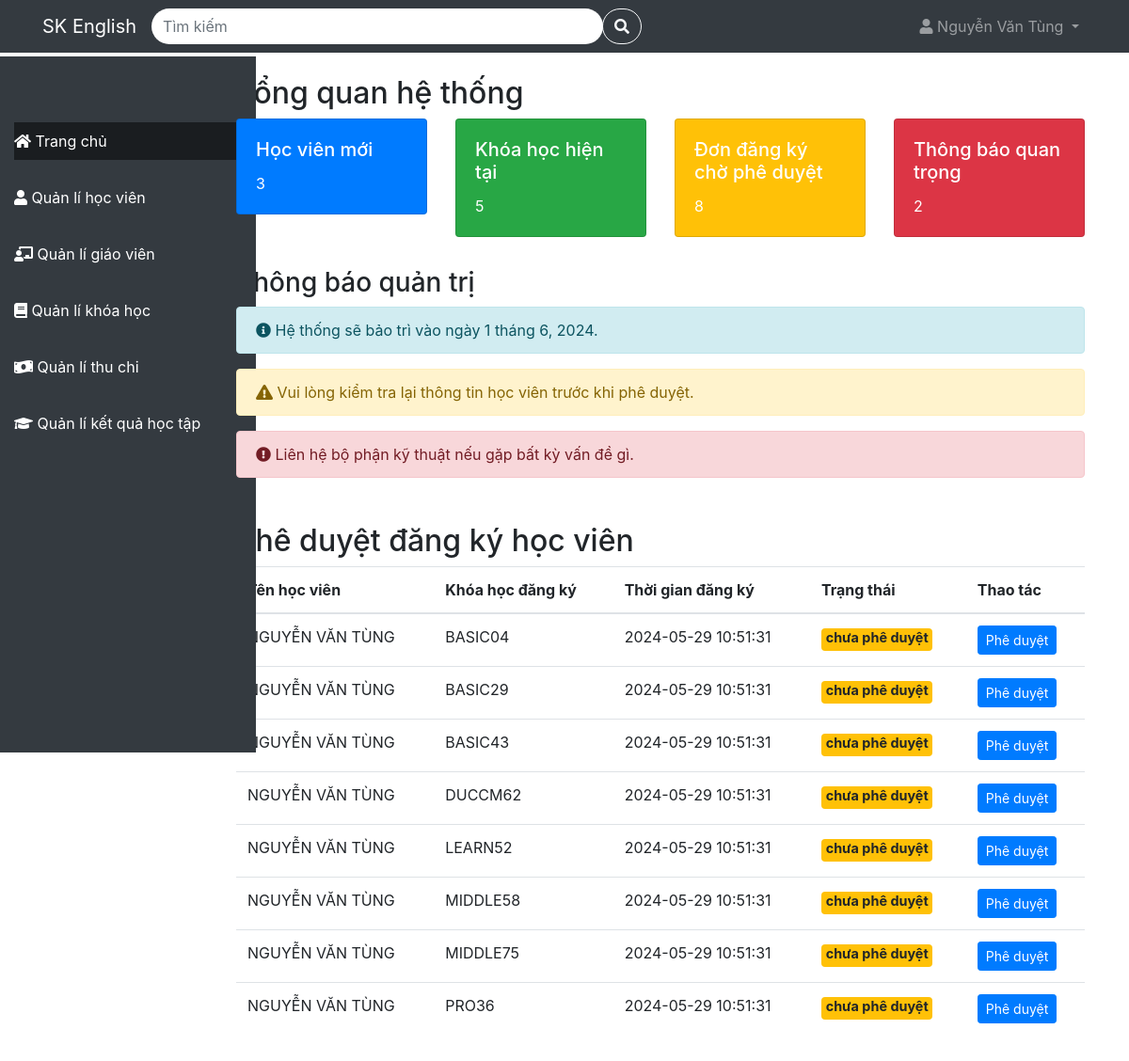
Page /QuanLiTrungTamTA/home (signed in) on the earlier database version.
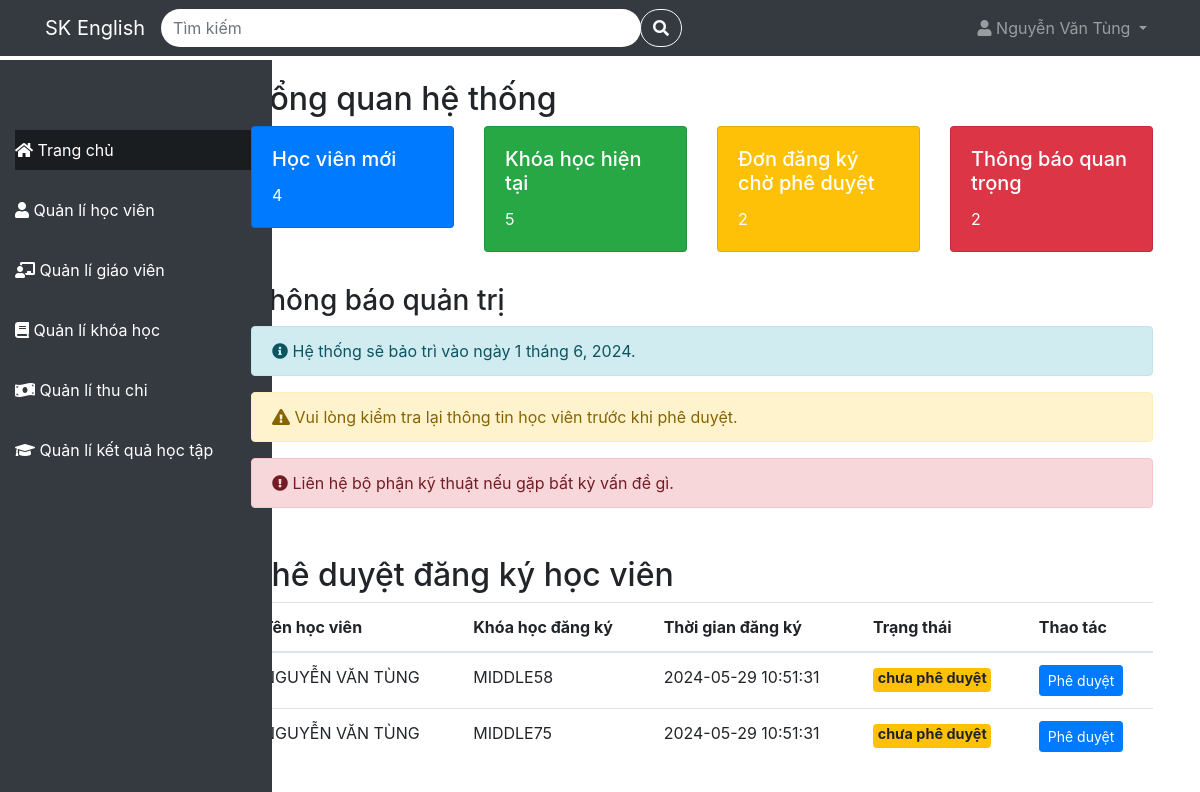
Same page on the later database version.
### tables this page shows
CREATE TABLE `webregistrations` (
  `STT` int(11) NOT NULL,
  `name` varchar(100) NOT NULL,
  `address` varchar(100) NOT NULL,
  `phone` varchar(10) NOT NULL,
  `email` varchar(100) NOT NULL,
  `schedule_id` varchar(32) NOT NULL,
  `time` timestamp NOT NULL DEFAULT current_timestamp() ON UPDATE current_timestamp()
);

### app/Controller/HomeController.php (called while the page is built)
<?php
class HomeController {
    protected $config = [
        'host' => 'localhost',
        'dbname' => 'quanlytrungtamta',
        'user' => 'root',
        'password' => ''
    ];
    protected $db;
    public function __construct(){
        $this->db = new Database($this->config);
    }
    public function index() {
        $listWebRegistration = $this->db->table('webregistrations')->get();
        if(isset($listWebRegistration)){
            $countWebRegistration = count($listWebRegistration);
        }else{
            $countWebRegistration = 0;
        }
        $listCourse = $this->db->table('course')->get();
        if(isset($listCourse)){
            $countCourse = count($listCourse);
        }else{
            $countCourse = 0;
        }
        $listStudent = $this->db->table('students')->get();
        if(isset($listStudent)){
            $countStudent = count($listStudent);
        }else{
            $countStudent = 0;
        }
        include('./app/View/Home/home.php');
    }
}
?>

### index.php (called while the page is built, shortened)
<?php
include './app/Model/Model.php';
include './app/Route/Route.php';
include './app/Controller/HomeController.php';
$route = new Route();
$route->get('/', 'LandingController@index');
$route->post('/login', 'LoginController@index');
$route->post('/logout', 'LogoutController@index');
$route->post('/register', 'RegisterController@index');
$route->post('/verify', 'RegisterController@verify');
$route->post('/forgotPassword', 'ForgotPasswordController@index');
$route->post('/courseRegistration', 'RegisterController@courseRegistration');
if(isset($_SESSION['full_name']) && !empty($_SESSION['full_name']))
{
    $route->get('/home', 'HomeController@index');
    $route->get('/student', 'StudentController@index');
    $route->post('/student/deleteStudent', 'StudentController@deleteStudent');
    $route->post('/student/editStudent', 'StudentController@editStudent');
    $route->post('/student/addStudent', 'RegistrationController@addStudent');
    $route->get('/teacher', 'TeacherController@index');
    $route->post('/teacher/addTeacher', 'TeacherController@addTeacher');
    $route->post('/teacher/editTeacher', 'TeacherController@editTeacher');
    $route->post('/teacher/deleteTeacher', 'TeacherController@deleteTeacher');
    $route->get('/course', 'CourseController@index');
    $route->post('/course/addCourse', 'CourseController@addCourse');
    $route->post('/course/deleteCourse', 'CourseController@deleteCourse');
    $route->post('/course/edit', 'CourseController@editCourse');
    $route->get('/course/detail', 'CourseController@show@detailCourse.php');
    $route->post('/course/addSchedule', 'ScheduleController@addSchedule');
    $route->post('/course/deleteSchedule', 'ScheduleController@deleteSchedule');
    $route->get('/payment', 'PaymentController@index');
    $route->get('/achievement', 'AchievementController@index');
}
$requestUri = $_SERVER['REQUEST_URI'];
$route->handle($requestUri);
?>

### app/Model/Model.php (called while the page is built, shortened)
<?php
class Database {
    protected
        $table = '',
        $host = '',
        $user ='',
        $password = '',
        $dbname = '',
        $conn = null;
    public function __construct($config){
        $this->host = $config['host'];
        $this->user = $config['user'];
        $this->password = $config['password'];
        $this->dbname = $config['dbname'];
    }
    protected function connect(){
        try{
            $this->conn = new PDO("mysql:host=$this->host;dbname=$this->dbname", $this->user, $this->password);
            $this->conn->setAttribute(PDO::ATTR_ERRMODE, PDO::ERRMODE_EXCEPTION);
        }catch(PDOException $e){
            echo "Lỗi kết nối đến cơ sở dữ liệu: ".$e->getMessage();
        }
    }
    public function get($data = [])
    {
        try {
            if (empty($data)) {
                $sqlString = "select * from $this->table";
                $query = $this->conn->prepare($sqlString);
                $query->execute();
            } else {
                $stmt = join('=? and ', array_keys($data));
                $stmt .= '=?';
                $sqlString = "select * from $this->table where $stmt";
                $query = $this->conn->prepare($sqlString);
                $query->execute(array_values($data));
            }
            return $query->fetchAll(PDO::FETCH_ASSOC);
        } catch (PDOException $e) {
            $this->logToConsole("Lỗi đọc dữ liệu: " . $e->getMessage());
        }
    }
    public function table($table){
        $this->table = $table;
        return $this;
    }
}
?>

### app/View/Home/home.php (the view, shortened to what this page needs)
<!DOCTYPE html>
<html lang="en">
<head>
  <link rel="stylesheet" href="https://cdnjs.cloudflare.com/ajax/libs/font-awesome/5.15.4/css/all.min.css">
  <link rel="stylesheet" href="https://maxcdn.bootstrapcdn.com/bootstrap/4.5.2/css/bootstrap.min.css">
</head>
<body>
<?php include './app/View/Template/navbar.php' ?>
<?php include 'app/View/Template/sidebar.php' ?>
<div class="main-content">
    <div class="container mt-5">
        <section class="statistics mb-3">
            <h2>Tổng quan hệ thống</h2>
            <div class="row">
                <div class="col-md-3">
                    <div class="card text-white bg-primary mb-3">
                        <div class="card-body">
                            <h5 class="card-title">Học viên mới</h5>
                            <p class="card-text">
                              <?php echo $countStudent?>
                            </p>
                        </div>
                    </div>
                </div>
                <div class="col-md-3">
                    <div class="card text-white bg-success mb-3">
                        <div class="card-body">
                            <h5 class="card-title">Khóa học hiện tại</h5>
                            <p class="card-text">
                              <?php echo $countCourse?>
                            </p>
                        </div>
                    </div>
                </div>
                <div class="col-md-3">
                    <div class="card text-white bg-warning mb-3">
                        <div class="card-body">
                            <h5 class="card-title">Đơn đăng ký chờ phê duyệt</h5>
                            <p class="card-text">
                              <?php echo $countWebRegistration?>
                            </p>
                        </div>
                    </div>
                </div>
                <div class="col-md-3">
                    <div class="card text-white bg-danger mb-3">
                        <div class="card-body">
                            <h5 class="card-title">Thông báo quan trọng</h5>
                            <p class="card-text">2</p>
                        </div>
                    </div>
                </div>
            </div>
        </section>
        <section class="admin-announcements mb-5">
            <h3>Thông báo quản trị</h3>
            <div class="alert alert-info" role="alert">
                <i class="fas fa-info-circle"></i> Hệ thống sẽ bảo trì vào ngày 1 tháng 6, 2024.
            </div>
            <div class="alert alert-warning" role="alert">
                <i class="fas fa-exclamation-triangle"></i> Vui lòng kiểm tra lại thông tin học viên trước khi phê duyệt.
            </div>
            <div class="alert alert-danger" role="alert">
                <i class="fas fa-exclamation-circle"></i> Liên hệ bộ phận kỹ thuật nếu gặp bất kỳ vấn đề gì.
            </div>
        </section>
        <h2>Phê duyệt đăng ký học viên</h2>
        <div class="table-responsive">
            <table class="table">
                <thead>
                    <tr>
                        <th>Tên học viên</th>
                        <th>Khóa học đăng ký</th>
                        <th>Thời gian đăng ký</th>
                        <th>Trạng thái</th>
                        <th>Thao tác</th>
                    </tr>
                </thead>
                <tbody>
                    <?php foreach($listWebRegistration as $registration): ?>
                        <tr>
                            <td scope="row"><?php echo $registration['name']?></td>
                            <td><?php echo $registration['schedule_id']?></td>
                            <td><?php echo $registration['time']?></td>
                            <td>
                                <div class="badge bg-warning" style="height: 1.5rem;">
                                    <span style="font-size:1.2em;">chưa phê duyệt</span>
                                </div>
                            </td>
                            <td>
                               <button class="btn btn-primary btn-sm" onclick="buttonPheduyetClicked('<?php echo $registration['schedule_id']?>');">Phê duyệt</button>
                            </td>
                        </tr>
                    <?php endforeach; ?>
                </tbody>
            </table>
        </div>
    </div>
</div>
</body>
</html>

### app/Route/Route.php (shortened to what this page needs)
<?php
class Route {
    private $routes = [];
    public function get($url, $controllerAction) {
        $url = '/QuanLiTrungTamTA' . $url;
        $this->routes[$url] = $controllerAction;
    }
    public function post($url, $controllerAction) {
        $url = '/QuanLiTrungTamTA' . $url;
        $this->routes[$url] = $controllerAction;
    }
    public function handle($requestUri) {
        $url = parse_url($requestUri, PHP_URL_PATH);
        if (isset($this->routes[$url])) {
            $controllerAction = $this->routes[$url];
            $parts = explode('@', $controllerAction);
            $action = $parts[1];
            $param = null;
            $controller = new $controllerName();
            if(!isset($param))
                $controller->$action($param);
            else{
                $controller->$action($param);
            }
        } else {
            header('location: ./');
        }
    }
}
?>

### app/View/Template/navbar.php (shortened to what this page needs)
<?php
      $url = $_SERVER['REQUEST_URI'];
      $url = parse_url($url, PHP_URL_PATH);
?>
<nav class="navbar navbar-expand-lg navbar-dark bg-dark fixed-top">
  <div class="container">
    <a class="navbar-brand" href="/QuanLiTrungTamTA/home">SK English</a>
    <form class="form-inline my-2 my-lg-0 mx-auto" action="<?php echo $url?>" method="GET">
      <div class="input-group">
        <input type="text" class="form-control rounded-pill border-0 flex-grow-1" style="width: 30em;" placeholder="Tìm kiếm" aria-label="Search" aria-describedby="search-addon" name="search">
        <div class="input-group-append">
          <button class="btn btn-outline-light rounded-pill" type="submit" id="search-addon">
            <i class="fa fa-search"></i>
          </button>
        </div>
      </div>
    </form>
    <div class="collapse navbar-collapse" id="navbarSupportedContent">
      <ul class="navbar-nav ml-auto">
        <li class="nav-item dropdown">
          <a class="nav-link dropdown-toggle" href="#" id="navbarDropdown" role="button" data-toggle="dropdown" aria-haspopup="true" aria-expanded="false">
            <i class="fa fa-user"></i> <?php echo $_SESSION['full_name']?>
          </a>
        </li>
      </ul>
    </div>
  </div>
</nav>

### app/View/Template/sidebar.php
<?php
$current_page = $_SERVER['REQUEST_URI'];
$current_page = parse_url($current_page, PHP_URL_PATH);
$current_page = explode('/', $current_page);
$current_page = array_filter($current_page);
$current_page = end($current_page);
?>
<link rel="stylesheet" href=".\public\css\sidebar.css">
<link rel="stylesheet" href="..\public\css\sidebar.css">
<div class="sidebar">
  <ul class="navbar-nav">
    <li class="nav-item <?php if($current_page == 'home') echo 'active';?>">
      <a class="nav-link " href="/QuanLiTrungTamTA/home"><i class="fas fa-home"></i> Trang chủ</a>
    </li>
    <li class="nav-item <?php if($current_page == 'student') echo 'active';?>">
      <a class="nav-link " href="/QuanLiTrungTamTA/student"><i class="fas fa-user"></i> Quản lí học viên</a>
    </li>
    <li class="nav-item <?php if($current_page == 'teacher') echo 'active';?>">
      <a class="nav-link " href="/QuanLiTrungTamTA/teacher"><i class="fas fa-chalkboard-teacher"></i> Quản lí giáo viên</a>
    </li>
    <li class="nav-item <?php if($current_page == 'course') echo 'active';?>">
      <a class="nav-link " href="/QuanLiTrungTamTA/course"><i class="fas fa-book"></i> Quản lí khóa học</a>
    </li>
    <li class="nav-item <?php if($current_page == 'payment') echo 'active';?>">
      <a class="nav-link " href="/QuanLiTrungTamTA/payment"><i class="fas fa-money-bill-wave"></i> Quản lí thu chi</a>
    </li>
    <li class="nav-item <?php if($current_page == 'achievement') echo 'active';?>">
      <a class="nav-link " href="/QuanLiTrungTamTA/achievement"><i class="fas fa-graduation-cap"></i> Quản lí kết quả học tập</a>
    </li>
  </ul>
</div>

### public/css/sidebar.css (style rules this page uses)
.sidebar { position: fixed; left: 0; top: 60px; bottom: 0; height: calc(100vh - 60px); width: 17em; background-color: #343a40; padding-top: 60px; }
.sidebar ul.navbar-nav li { padding: 10px 15px; }
.sidebar ul.navbar-nav li a { color: #fff; }
.sidebar ul.navbar-nav li.active a { background-color: #1a1d20; }
.main-content { margin-left: 17%; padding: 2em; }

Differences in the rows shown:
removed webregistrations: name "NGUYỄN VĂN TÙNG", schedule "BASIC04", time "2024-05-29 10:51:31"
removed webregistrations: name "NGUYỄN VĂN TÙNG", schedule "BASIC29", time "2024-05-29 10:51:31"
removed webregistrations: name "NGUYỄN VĂN TÙNG", schedule "BASIC43", time "2024-05-29 10:51:31"
removed webregistrations: name "NGUYỄN VĂN TÙNG", schedule "DUCCM62", time "2024-05-29 10:51:31"
removed webregistrations: name "NGUYỄN VĂN TÙNG", schedule "LEARN52", time "2024-05-29 10:51:31"
removed webregistrations: name "NGUYỄN VĂN TÙNG", schedule "PRO36", time "2024-05-29 10:51:31"
Other differences:
$countStudent: "3" → "4"
$countWebRegistration: "8" → "2"
